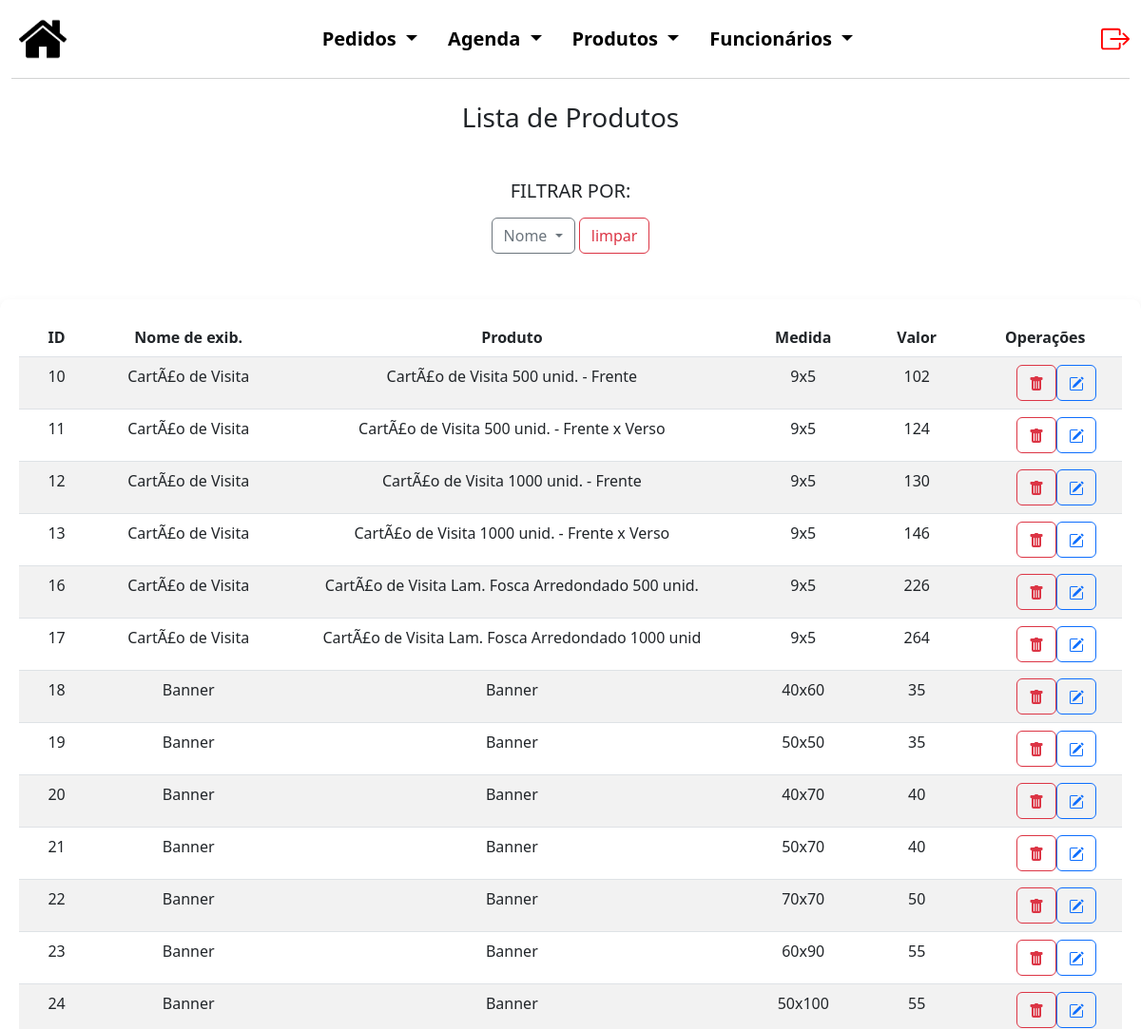
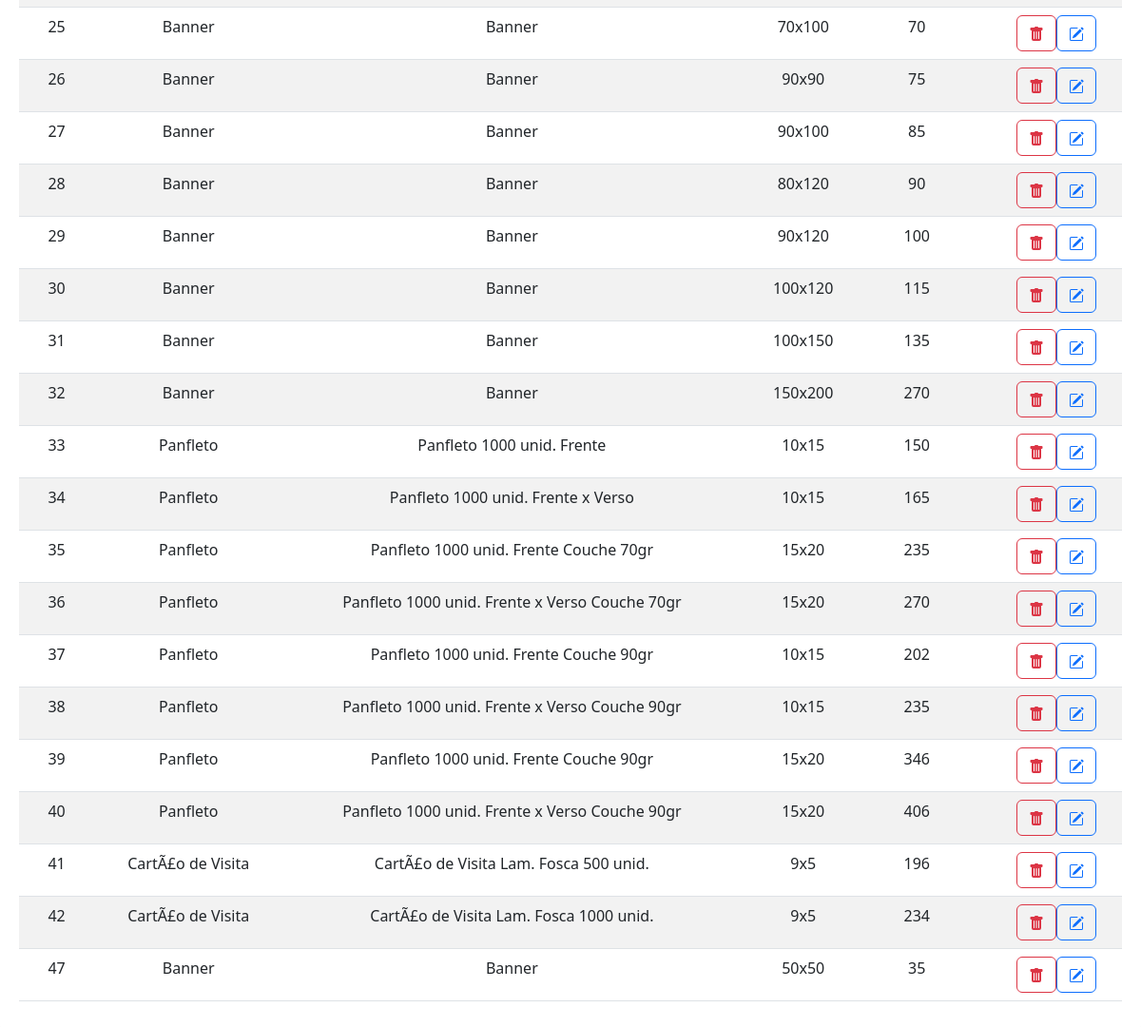
Before: /Sistema/produto/editProd.php (signed in) with the older database file (2 pictures, top to bottom).
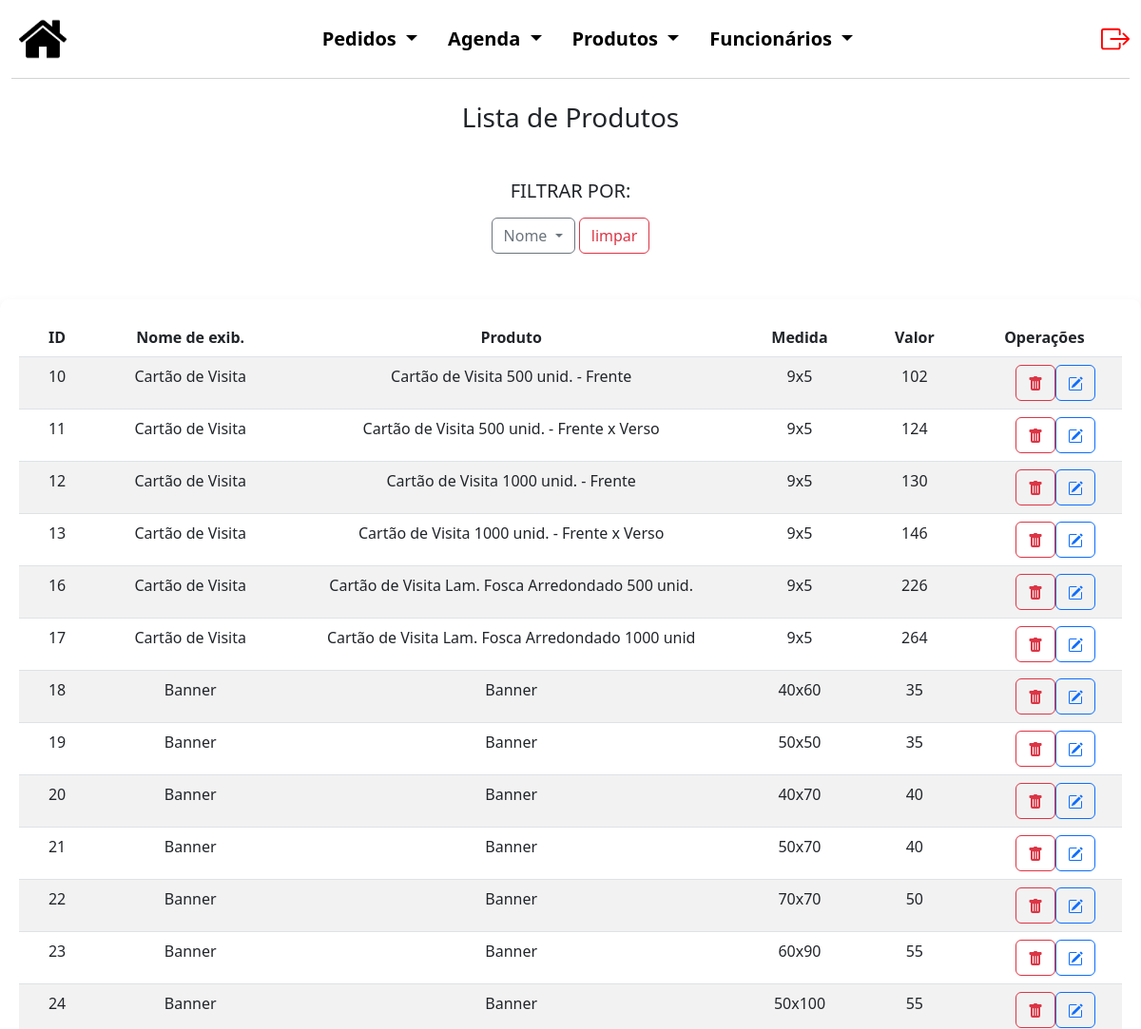
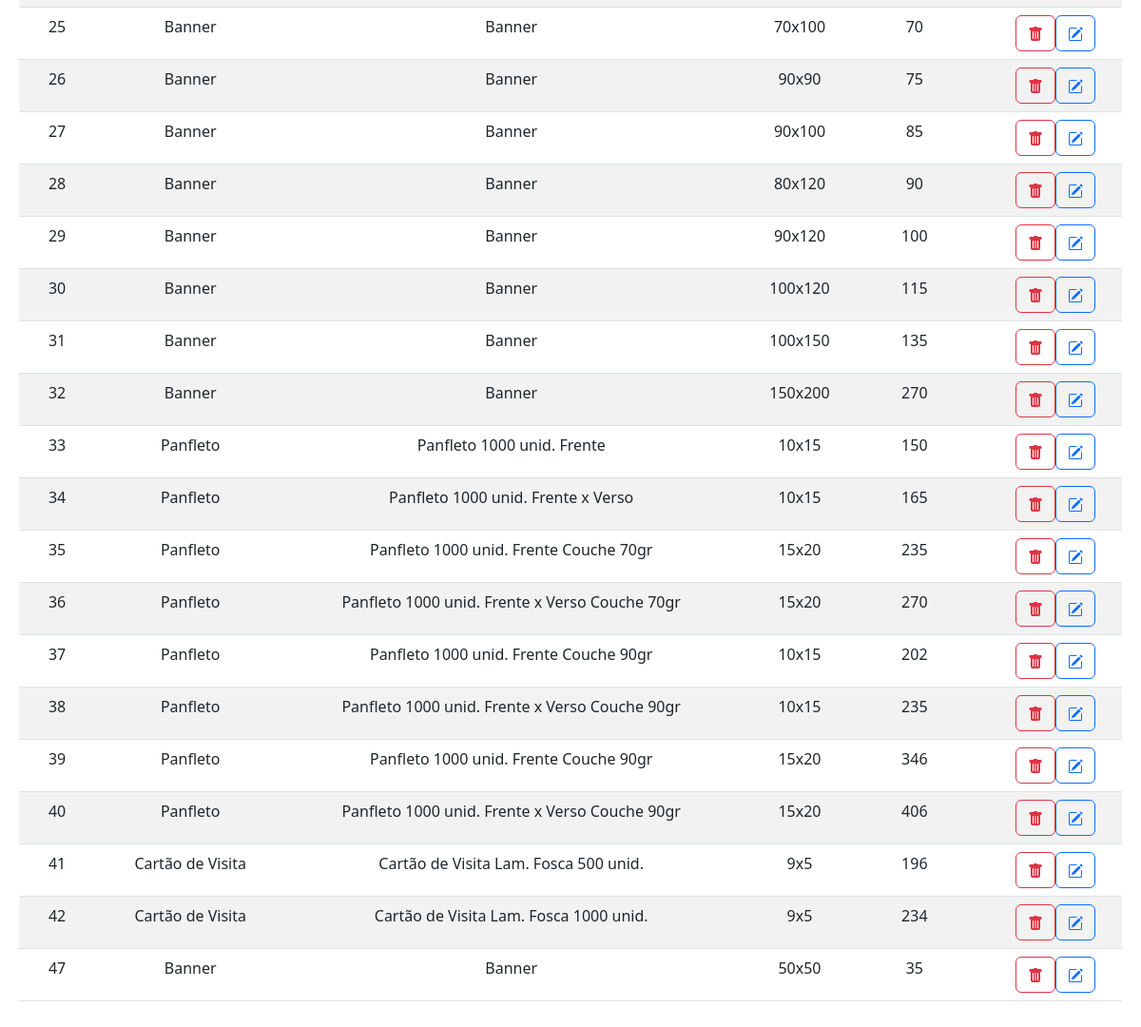
After: the same page with the newer database file (2 pictures, top to bottom).
### tables this page shows
CREATE TABLE `produtos` (
  `codPro` int(5) NOT NULL,
  `codCat` int(5) NOT NULL,
  `nomeExib` varchar(50) NOT NULL,
  `nomeCat` varchar(50) NOT NULL,
  `medida` varchar(50) NOT NULL,
  `valor` decimal(10,0) NOT NULL,
  `imagem` text NOT NULL
);

### Sistema/produto/editProd.php (the view, shortened to what the changed rows need)
<?php
$conexao = novaConexao();
$registros = [];
$erro = false;
try {
    $sql = "SELECT * FROM produtos";
    $stmt = $conexao->prepare($sql);
    $stmt->execute();
    $registros = $stmt->fetchAll(PDO::FETCH_ASSOC);
} catch (PDOException $e) {
    $erro = true;
    echo "Erro: " . $e->getMessage();
}
?>
<!DOCTYPE html>
<html lang="pt-BR">
<head>
    <link href="https://cdn.jsdelivr.net/npm/bootstrap@5.3.0/dist/css/bootstrap.min.css" rel="stylesheet">
    <link rel="stylesheet" href="../style.css">
</head>
<body>
    <?php if ($erro): ?>
        <div class="alert alert-danger" role="alert">
            Não foi possível carregar os dados.
        </div>
    <?php else: ?>
        <div class="container consContainer">
            <table class="table table-striped">
                <thead>
                    <tr>
                        <th>
                            <div class="row justify-content-center text-center titleCons">
                                ID
                            </div>
                        </th>
                        <th>
                            <div class="row justify-content-center titleCons">
                                Nome de exib.
                            </div>
                        </th>
                        <th>
                            <div class="row justify-content-center titleCons">
                                Produto
                            </div>
                        </th>
                        <th>
                            <div class="row justify-content-center text-center titleCons">
                                Medida
                            </div>
                        </th>
                        <th>
                            <div class="row justify-content-center text-center titleCons">
                                Valor
                            </div>
                        </th>
                        <th>
                            <div class="row justify-content-center text-center titleCons">
                                Operações
                            </div>
                        </th>
                    </tr>
                </thead>
                <tbody>
                    <?php foreach ($registros as $registro): ?>
                        <tr>
                            <td>
                                <div class="row justify-content-center registro">
                                    <?php echo ($registro['codPro']); ?>
                                </div>
                            </td>
                            <td>
                                <div class="row justify-content-center registro">
                                    <?php echo ($registro['nomeExib']); ?>
                                </div>
                            </td>
                            <td>
                                <div class="row justify-content-center registro">
                                    <?php echo ($registro['nomeCat']); ?>
                                </div>
                            </td>
                            <td>
                                <div class="row justify-content-center registro">
                                    <?php echo ($registro['medida']); ?>
                                </div>
                            </td>
                            <td>
                                <div class="row justify-content-center registro">
                                    <?php echo ($registro['valor']); ?>
                                </div>
                            </td>
                            <td>
                                <div class="row text-center justify-content-center operacoes">
                                    <div class="col-3 oprBtn">
                                        <form method="POST">
                                            <button type="submit" name="delete" class="btn btn-outline-danger">
                                            </button>
                                        </form>
                                    </div>
                                    <div class="col-3 oprBtn">
                                        <form method="POST">
                                            <button type="submit" name="edit" class="btn btn-outline-primary">
                                            </button>
                                        </form>
                                    </div>
                                </div>
                            </td>
                        </tr>
                    <?php endforeach; ?>
                </tbody>
            </table>
        </div>
    <?php endif; ?>
</body>
</html>

Changed rows visible on the page:
changed produtos id 10: nomeExib "CartÃ£o de Visita" → "Cartão de Visita"; nomeCat "CartÃ£o de Visita 500 unid. - Frente" → "Cartão de Visita 500 unid. - Frente"
changed produtos id 11: nomeExib "CartÃ£o de Visita" → "Cartão de Visita"; nomeCat "CartÃ£o de Visita 500 unid. - Frente x Verso" → "Cartão de Visita 500 unid. - Frente x Verso"
changed produtos id 12: nomeExib "CartÃ£o de Visita" → "Cartão de Visita"; nomeCat "CartÃ£o de Visita 1000 unid. - Frente" → "Cartão de Visita 1000 unid. - Frente"
changed produtos id 13: nomeExib "CartÃ£o de Visita" → "Cartão de Visita"; nomeCat "CartÃ£o de Visita 1000 unid. - Frente x Verso" → "Cartão de Visita 1000 unid. - Frente x Verso"
changed produtos id 16: nomeExib "CartÃ£o de Visita" → "Cartão de Visita"; nomeCat "CartÃ£o de Visita Lam. Fosca Arredondado 500 unid." → "Cartão de Visita Lam. Fosca Arredondado 500 unid."
changed produtos id 17: nomeExib "CartÃ£o de Visita" → "Cartão de Visita"; nomeCat "CartÃ£o de Visita Lam. Fosca Arredondado 1000 unid" → "Cartão de Visita Lam. Fosca Arredondado 1000 unid"
changed produtos id 41: nomeExib "CartÃ£o de Visita" → "Cartão de Visita"; nomeCat "CartÃ£o de Visita Lam. Fosca 500 unid." → "Cartão de Visita Lam. Fosca 500 unid."
changed produtos id 42: nomeExib "CartÃ£o de Visita" → "Cartão de Visita"; nomeCat "CartÃ£o de Visita Lam. Fosca 1000 unid." → "Cartão de Visita Lam. Fosca 1000 unid."
